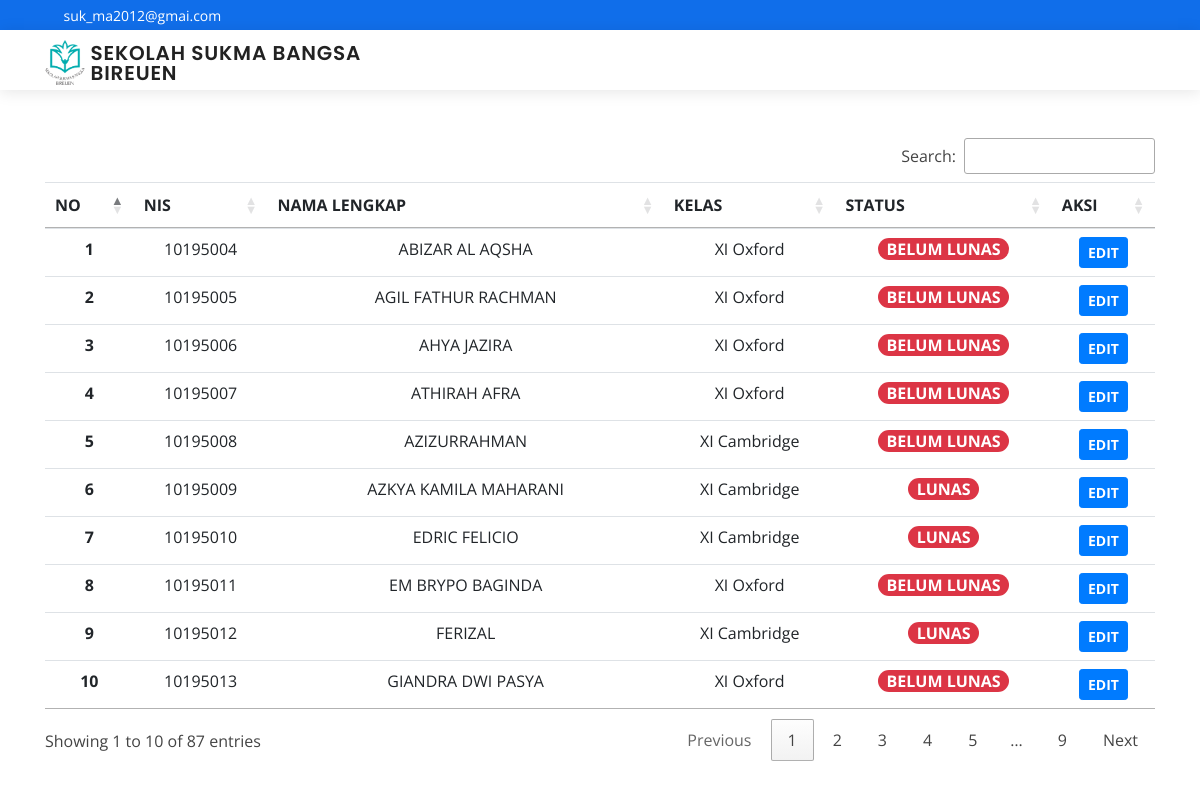
Before: /index.php/hal/edit with the older database file.
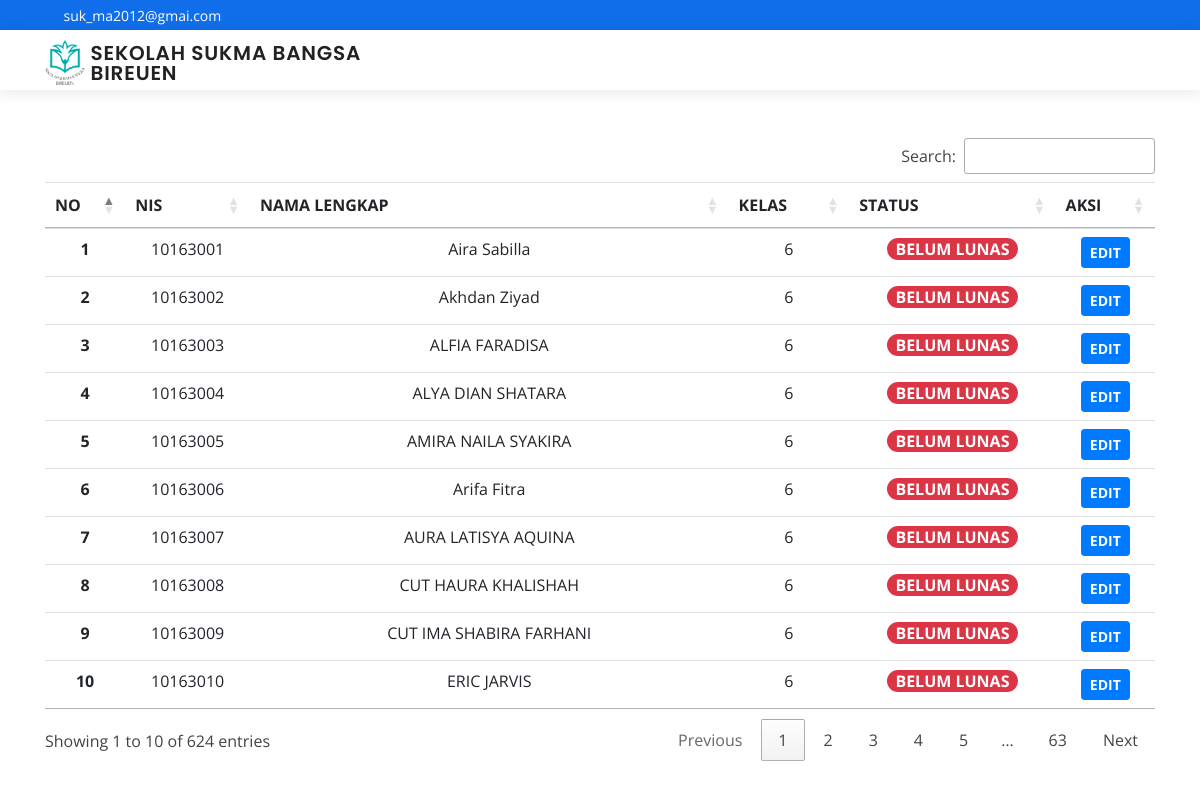
After: the same page with the newer database file.
### tables this page shows
CREATE TABLE `data` (
  `nis` varchar(15) NOT NULL,
  `nama` varchar(255) NOT NULL,
  `kelas` varchar(30) NOT NULL,
  `id_rombel` varchar(11) NOT NULL,
  `jenjang` varchar(255) NOT NULL,
  `status` varchar(20) NOT NULL,
  `keterangan` varchar(255) NOT NULL,
  `jumlah_bulan` varchar(11) NOT NULL,
  `bpp_per_bulan` varchar(10) NOT NULL,
  `total` varchar(10) NOT NULL
);

### application/controllers/Hal.php (called while the page is built, shortened)
<?php
class Hal extends CI_Controller {
	public function edit(){
        $data['edit'] = $this->M_ppdb->tampilsiswa2()->result();
            $this->load->view('edit',$data);
	}
}

### index.php (called while the page is built, shortened)
<?php
require_once BASEPATH.'core/CodeIgniter.php';

### application/models/M_ppdb.php (called while the page is built, shortened)
<?php
class M_ppdb extends CI_Model
{
    public function tampilsiswa2()
    {
        return $this->db->query("SELECT * FROM data");
    }
}

### application/views/edit.php (the view, shortened to what this page needs)
<!doctype html>
<html lang="en">
  <head>
    <link rel="stylesheet" href="https://cdn.jsdelivr.net/npm/bootstrap@4.5.3/dist/css/bootstrap.min.css">
    <link rel="stylesheet" href="https://cdn.jsdelivr.net/npm/bootstrap-select@1.13.14/dist/css/bootstrap-select.min.css">
  <link href="<?=base_url()?>assets/vendor/bootstrap/css/bootstrap.min.css" rel="stylesheet">
  <link href="<?=base_url()?>assets/vendor/icofont/icofont.min.css" rel="stylesheet">
  <link href="<?=base_url()?>assets/vendor/boxicons/css/boxicons.min.css" rel="stylesheet">
  <link href="<?=base_url()?>assets/vendor/owl.carousel/assets/owl.carousel.min.css" rel="stylesheet">
  <link href="<?=base_url()?>assets/vendor/venobox/venobox.css" rel="stylesheet">
  <link href="<?=base_url()?>assets/vendor/aos/aos.css" rel="stylesheet">
  <link href="https://cdn.datatables.net/1.10.24/css/dataTables.bootstrap4.min.css" rel="stylesheet">
  <link rel="stylesheet" type="text/css" href="//cdn.datatables.net/1.10.22/css/jquery.dataTables.min.css">
  <link href="<?=base_url()?>assets/css/style.css" rel="stylesheet">
  </head>
  <body  >
  <div id="topbar" class="d-none d-lg-flex align-items-center">
    <div class="container d-flex">
      <div class="contact-info mr-auto">
      <i class="icofont-envelope"></i> <a>suk_ma2012@gmai.com</a>
      </div>
      <div class="social-links">
        <a href="#" class="twitter"><i class="icofont-twitter"></i></a>
        <a href="#" class="facebook"><i class="icofont-facebook"></i></a>
        <a href="#" class="instagram"><i class="icofont-instagram"></i></a>
        <a href="#" class="skype"><i class="icofont-skype"></i></a>
        <a href="#" class="linkedin"><i class="icofont-linkedin"></i></i></a>
      </div>
    </div>
  </div>
  <header id="header">
    <div class="container d-flex align-items-center">
    <img class="d-print-none" src="<?=base_url()?>assets22/img/favicon.png" alt="" width="40px"><h2  class="logo mr-auto d-print-none"><a href="<?=base_url()?>">&nbsp;SEKOLAH SUKMA BANGSA<br>&nbsp;BIREUEN<span></span></a></h2></img>
    </div>
  </header>
    <div class="container text-center">
    <br>
</div>
<br>
    <div class="container">
    <table class="table table-hover" id="example">
          <thead class="text-center">
            <tr>
              <th scope="col">NO</th>
              <th scope="col">NIS</th>
              <th scope="col">NAMA LENGKAP</th>
              <th scope="col">KELAS</th>
              <th scope="col">STATUS</th>
              <th scope="col" >AKSI</th>
            </tr>
          </thead>
          <tbody>
          <?php $i = 1;
	        foreach ($edit as $data) : ?>
		<tr class="nomor text-center">
            <th scope="row"><?php echo $i ;?></th>
            <td><?php echo $data->nis;?></td>
            <td><?php echo $data->nama;?></td>
            <td><?php echo $data->kelas;?></td>
    <?php
    $status= $data->status;
      if ($status=="Antrian") {
        $class="btn-warning";
      }elseif($status=="Diterima"){
        $class="btn-info";
      }
      else{
        $class="btn-danger";
      }
    ?>
            <td><a class="font-weight-bold text-uppercase <?= $class;?> rounded-pill" href="#" role="button">&nbsp&nbsp<?php echo $data->status?>&nbsp&nbsp</a></td>
            <td><?php echo anchor('hal/editstatus/'.$data->nis,'<div class="btn btn-primary btn-sm"><b>EDIT</b></div>')?></td>
		</tr>
		<?php $i++; ?>
	<?php endforeach ;?>
          </tbody>
        </table>
    </div>
  </body>
</html>

Changed rows visible on the page:
no longer on this page (row edited): data: nis "10195004", nama "ABIZAR AL AQSHA", kelas "XI Oxford", status "BELUM LUNAS", nis "EDIT"
no longer on this page (row edited): data: nis "10195005", nama "AGIL FATHUR RACHMAN", kelas "XI Oxford", status "BELUM LUNAS", nis "EDIT"
no longer on this page (row edited): data: nis "10195006", nama "AHYA JAZIRA", kelas "XI Oxford", status "BELUM LUNAS", nis "EDIT"
no longer on this page (row edited): data: nis "10195007", nama "ATHIRAH AFRA", kelas "XI Oxford", status "BELUM LUNAS", nis "EDIT"
no longer on this page (row edited): data: nis "10195008", nama "AZIZURRAHMAN", kelas "XI Cambridge", status "BELUM LUNAS", nis "EDIT"
no longer on this page (row edited): data: nis "10195009", nama "AZKYA KAMILA MAHARANI", kelas "XI Cambridge", status "LUNAS", nis "EDIT"
no longer on this page (row edited): data: nis "10195010", nama "EDRIC FELICIO", kelas "XI Cambridge", status "LUNAS", nis "EDIT"
no longer on this page (row edited): data: nis "10195011", nama "EM BRYPO BAGINDA", kelas "XI Oxford", status "BELUM LUNAS", nis "EDIT"
no longer on this page (row edited): data: nis "10195012", nama "FERIZAL", kelas "XI Cambridge", status "LUNAS", nis "EDIT"
no longer on this page (row edited): data: nis "10195013", nama "GIANDRA DWI PASYA", kelas "XI Oxford", status "BELUM LUNAS", nis "EDIT"
added data: nis "10163001", nama "Aira Sabilla", kelas "6", status "BELUM LUNAS", nis "EDIT"
added data: nis "10163002", nama "Akhdan Ziyad", kelas "6", status "BELUM LUNAS", nis "EDIT"
added data: nis "10163003", nama "ALFIA FARADISA", kelas "6", status "BELUM LUNAS", nis "EDIT"
added data: nis "10163004", nama "ALYA DIAN SHATARA", kelas "6", status "BELUM LUNAS", nis "EDIT"
added data: nis "10163005", nama "AMIRA NAILA SYAKIRA", kelas "6", status "BELUM LUNAS", nis "EDIT"
added data: nis "10163006", nama "Arifa Fitra", kelas "6", status "BELUM LUNAS", nis "EDIT"
added data: nis "10163007", nama "AURA LATISYA AQUINA", kelas "6", status "BELUM LUNAS", nis "EDIT"
added data: nis "10163008", nama "CUT HAURA KHALISHAH", kelas "6", status "BELUM LUNAS", nis "EDIT"
added data: nis "10163009", nama "CUT IMA SHABIRA FARHANI", kelas "6", status "BELUM LUNAS", nis "EDIT"
added data: nis "10163010", nama "ERIC JARVIS", kelas "6", status "BELUM LUNAS", nis "EDIT"
Other visible differences:
text written by a page script: "Search: Showing 1 to 10 of 87 entries Previous 1 2 3 4 5 … 9 Next" → "Search: Showing 1 to 10 of 624 entries Previous 1 2 3 4 5 … 63 Next"
